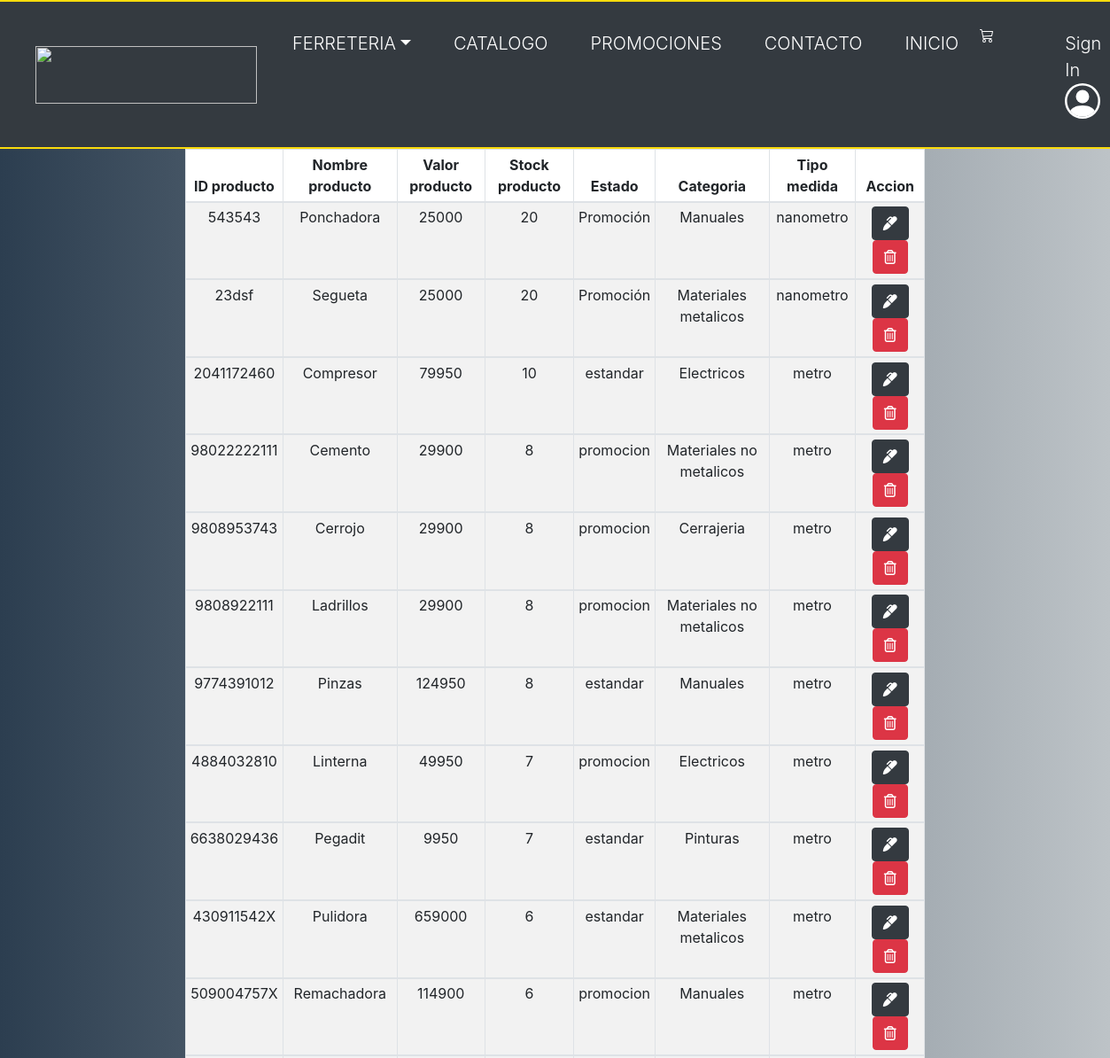
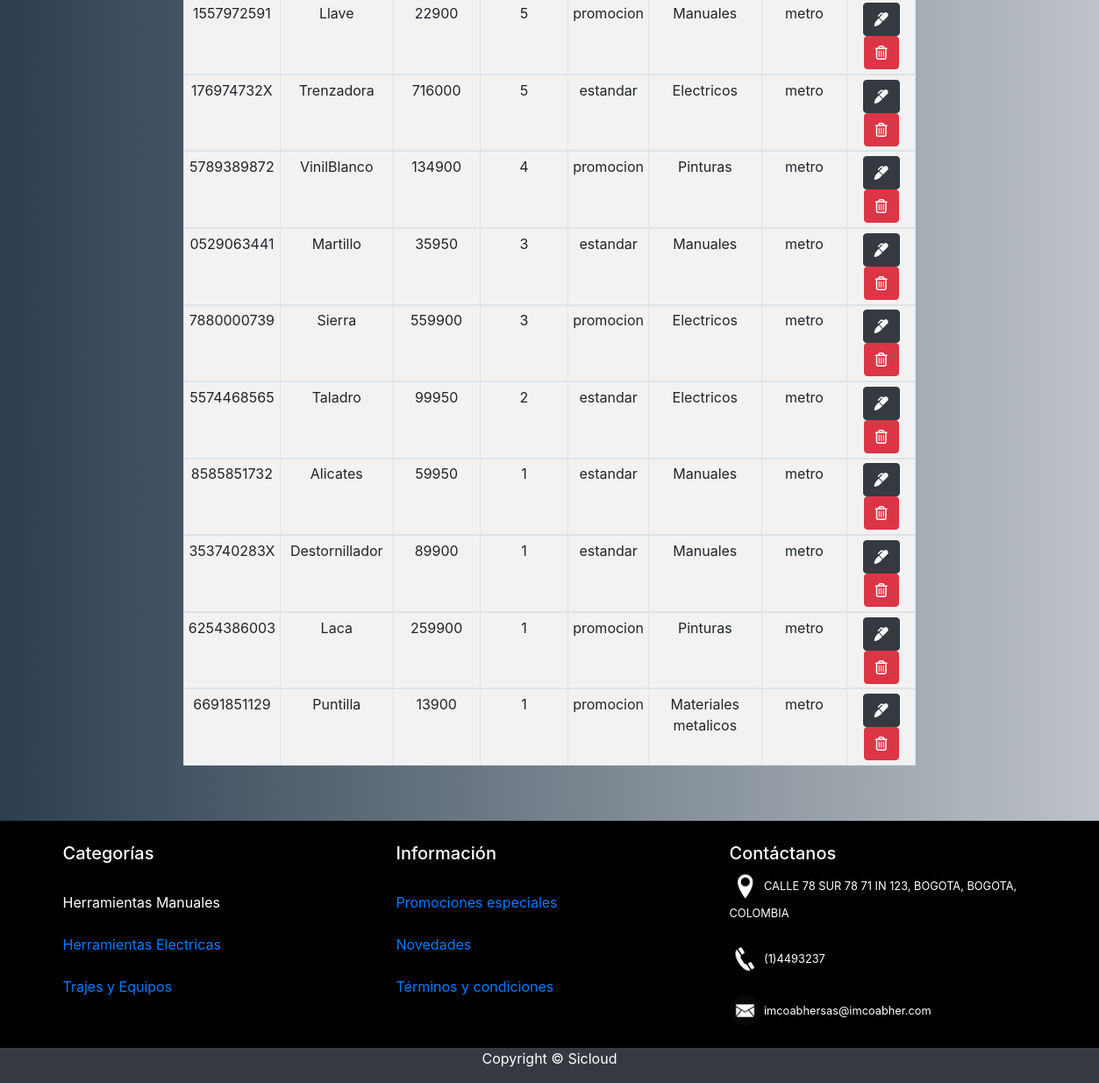
Screenshot of /vista/edicionProducto.php with the database file from the repository (2 pictures, top to bottom).
### tables this page shows
CREATE TABLE `producto` (
  `ID_prod` varchar(40) NOT NULL,
  `nom_prod` varchar(30) NOT NULL,
  `val_prod` int(11) NOT NULL,
  `stok_prod` int(11) NOT NULL,
  `estado_prod` varchar(20) NOT NULL,
  `descript` varchar(200) DEFAULT NULL,
  `img` varchar(40) DEFAULT NULL,
  `CF_categoria` int(11) NOT NULL,
  `CF_tipo_medida` int(11) NOT NULL
);

CREATE TABLE `categoria` (
  `ID_categoria` int(11) NOT NULL,
  `nom_categoria` varchar(30) NOT NULL
);

CREATE TABLE `tipo_medida` (
  `ID_medida` int(11) NOT NULL,
  `nom_medida` varchar(35) NOT NULL,
  `acron_medida` varchar(5) NOT NULL
);

### modelo/class.conexion.php (called while the page is built)
<?php
    class Conexion{
    static function conexionPDO(){
        $DB_HOST = 'bzsvpsfy9oknkorinigg-mysql.services.clever-cloud.com';
        $DB_USER = 'uu1ftcn3edrvx0se';
        $DB_PASS = 'YTZ9rXNKvoAIDwOwvvFj';
        $DB_NAME = 'bzsvpsfy9oknkorinigg';
        try {
            $dsn = "mysql:host=$DB_HOST;dbname=$DB_NAME";
            $db = new PDO($dsn, $DB_USER,  $DB_PASS);
        } catch (PDOException $e) {
            echo 'Error al conectarnos al; ' . $e->getMessage();
        }
        return $db;
    }
}

### modelo/class.sql.php (called while the page is built, shortened)
<?php
include_once 'class.conexion.php';
include_once '../controlador/controladorsession.php';
class SQL extends Conexion{
   public $db;
   public function __construct() {
      $this->db = Conexion::conexionPDO();
   }
   static function ningunDato(){
      return new self ();
   }
   public function verProductos(){
      $sql = "SELECT P.ID_prod , P.img , P.nom_prod ,
      P.val_prod , P.stok_prod , P.estado_prod ,
      C.nom_categoria , M.nom_medida
      from producto P join categoria C on C.ID_categoria = P.CF_categoria
      join tipo_medida M on P.CF_tipo_medida = M.ID_medida
      order by  P.stok_prod  desc , P.nom_prod asc;";
      $stm = $this->db->prepare($sql);
      $stm->execute();
      $result = $stm->fetchAll();
      return $result;
   }
}
?>

### controlador/controladorsession.php (called while the page is built, shortened)
<?php
class Session{
   static function ningunDato(){
      return new self ();
   }
}
?>

### controlador/controlador.php (called while the page is built, shortened)
<?php
include_once '../modelo/class.sql.php';
class ControllerDoc
{
    private $session, $objModUs;
    public function __construct(){
        include_once 'controladorsession.php';
        $this->objModUs    = SQL::ningunDato();
    }
    public function verProductos()
    {
        return $this->objModUs->verProductos();
    }
}
?>

### vista/edicionProducto.php (the view, shortened to what this page needs)
<?php
$objSession =new Session();
$u = $objSession->desencriptaSesion();
$in = false;
switch ($u['usuario']['ID_rol_n']) {
    case 0:
        $in = true;
    break;
}
if ($in == false) {
    echo "<script>alert('No tiene permiso para ingresar a este modulo');</script>";
    echo "<script>window.location.replace('index.php');</script>";
} else {
$objCon = new ControllerDoc();
?>
    <table class="table table text-center table-striped  table-bordered bg-white table-sm col-md-8 col-sm-4 col-xs-12 mx-auto">
        <thead>
            <tr>
                <th>ID producto</th>
                <th>Nombre producto</th>
                <th>Valor producto</th>
                <th>Stock producto</th>
                <th>Estado</th>
                <th>Categoria</th>
                <th>Tipo medida</th>
                <th>Accion</th>
            </tr>
        </thead>
        <?php
       $a =  $objCon->verProductos();
          foreach($a as $row ){
        ?>
            <tbody>
                <tr>
                    <td><?= $row[0]  ?></td>
                    <td><?= $row[2] ?></td>
                    <td><?= $row[3] ?></td>
                    <td><?= $row[4] ?></td>
                    <td><?= $row[5] ?></td>
                    <td><?= $row[6] ?></td>
                    <td><?= $row[7] ?></td>
                    <td>
                        <a class="btn btn-dark mx-auto icon-edit " href="editarProducto.php?id=<?= $row[0] ?>"><i class="fas fa-marker"></i></a>
                        <a class="btn btn-danger icon-trash " href="../metodos/get.php?accion=EliminarProducto&&id=<?= $row[0] ?>"><i class="far fa-trash-alt"></i></a>
                    </td>
                </tr>
            </tbody>
        <?php  }
        ?>
    </table>
<?php
}
?>

### vista/estilos/css/jav.css (style rules this page uses)
body { background: #bdc3c7; background: -webkit-linear-gradient(to right, #2c3e50, #bdc3c7); background: linear-gradient(to right, #2c3e50, #bdc3c7); }
html { min-height: 100%; position: relative; }
body { margin: 0; margin-bottom: 40px; }

### rows the page displays
producto: ID_prod "543543", nom_prod "Ponchadora", val_prod "25000", stok_prod "20", estado_prod "Promoción", CF_categoria.nom_categoria "Manuales", CF_tipo_medida.nom_medida "nanometro"
producto: ID_prod "23dsf", nom_prod "Segueta", val_prod "25000", stok_prod "20", estado_prod "Promoción", CF_categoria.nom_categoria "Materiales metalicos", CF_tipo_medida.nom_medida "nanometro"
producto: ID_prod "2041172460", nom_prod "Compresor", val_prod "79950", stok_prod "10", estado_prod "estandar", CF_categoria.nom_categoria "Electricos", CF_tipo_medida.nom_medida "metro"
producto: ID_prod "98022222111", nom_prod "Cemento", val_prod "29900", stok_prod "8", estado_prod "promocion", CF_categoria.nom_categoria "Materiales no metalicos", CF_tipo_medida.nom_medida "metro"
producto: ID_prod "9808953743", nom_prod "Cerrojo", val_prod "29900", stok_prod "8", estado_prod "promocion", CF_categoria.nom_categoria "Cerrajeria", CF_tipo_medida.nom_medida "metro"
producto: ID_prod "9808922111", nom_prod "Ladrillos", val_prod "29900", stok_prod "8", estado_prod "promocion", CF_categoria.nom_categoria "Materiales no metalicos", CF_tipo_medida.nom_medida "metro"
producto: ID_prod "9774391012", nom_prod "Pinzas", val_prod "124950", stok_prod "8", estado_prod "estandar", CF_categoria.nom_categoria "Manuales", CF_tipo_medida.nom_medida "metro"
producto: ID_prod "4884032810", nom_prod "Linterna", val_prod "49950", stok_prod "7", estado_prod "promocion", CF_categoria.nom_categoria "Electricos", CF_tipo_medida.nom_medida "metro"
producto: ID_prod "6638029436", nom_prod "Pegadit", val_prod "9950", stok_prod "7", estado_prod "estandar", CF_categoria.nom_categoria "Pinturas", CF_tipo_medida.nom_medida "metro"
producto: ID_prod "430911542X", nom_prod "Pulidora", val_prod "659000", stok_prod "6", estado_prod "estandar", CF_categoria.nom_categoria "Materiales metalicos", CF_tipo_medida.nom_medida "metro"
producto: ID_prod "509004757X", nom_prod "Remachadora", val_prod "114900", stok_prod "6", estado_prod "promocion", CF_categoria.nom_categoria "Manuales", CF_tipo_medida.nom_medida "metro"
producto: ID_prod "1557972591", nom_prod "Llave", val_prod "22900", stok_prod "5", estado_prod "promocion", CF_categoria.nom_categoria "Manuales", CF_tipo_medida.nom_medida "metro"
producto: ID_prod "176974732X", nom_prod "Trenzadora", val_prod "716000", stok_prod "5", estado_prod "estandar", CF_categoria.nom_categoria "Electricos", CF_tipo_medida.nom_medida "metro"
producto: ID_prod "5789389872", nom_prod "VinilBlanco", val_prod "134900", stok_prod "4", estado_prod "promocion", CF_categoria.nom_categoria "Pinturas", CF_tipo_medida.nom_medida "metro"
producto: ID_prod "0529063441", nom_prod "Martillo", val_prod "35950", stok_prod "3", estado_prod "estandar", CF_categoria.nom_categoria "Manuales", CF_tipo_medida.nom_medida "metro"
producto: ID_prod "7880000739", nom_prod "Sierra", val_prod "559900", stok_prod "3", estado_prod "promocion", CF_categoria.nom_categoria "Electricos", CF_tipo_medida.nom_medida "metro"
producto: ID_prod "5574468565", nom_prod "Taladro", val_prod "99950", stok_prod "2", estado_prod "estandar", CF_categoria.nom_categoria "Electricos", CF_tipo_medida.nom_medida "metro"
producto: ID_prod "8585851732", nom_prod "Alicates", val_prod "59950", stok_prod "1", estado_prod "estandar", CF_categoria.nom_categoria "Manuales", CF_tipo_medida.nom_medida "metro"
producto: ID_prod "353740283X", nom_prod "Destornillador", val_prod "89900", stok_prod "1", estado_prod "estandar", CF_categoria.nom_categoria "Manuales", CF_tipo_medida.nom_medida "metro"
producto: ID_prod "6254386003", nom_prod "Laca", val_prod "259900", stok_prod "1", estado_prod "promocion", CF_categoria.nom_categoria "Pinturas", CF_tipo_medida.nom_medida "metro"
producto: ID_prod "6691851129", nom_prod "Puntilla", val_prod "13900", stok_prod "1", estado_prod "promocion", CF_categoria.nom_categoria "Materiales metalicos", CF_tipo_medida.nom_medida "metro"

### other values shown
$aP[$i0][0] "FERRETERIA"
$d[0] "CATALOGO"
$d[0] "PROMOCIONES"
$d[0] "CONTACTO"
$d[0] "INICIO"
